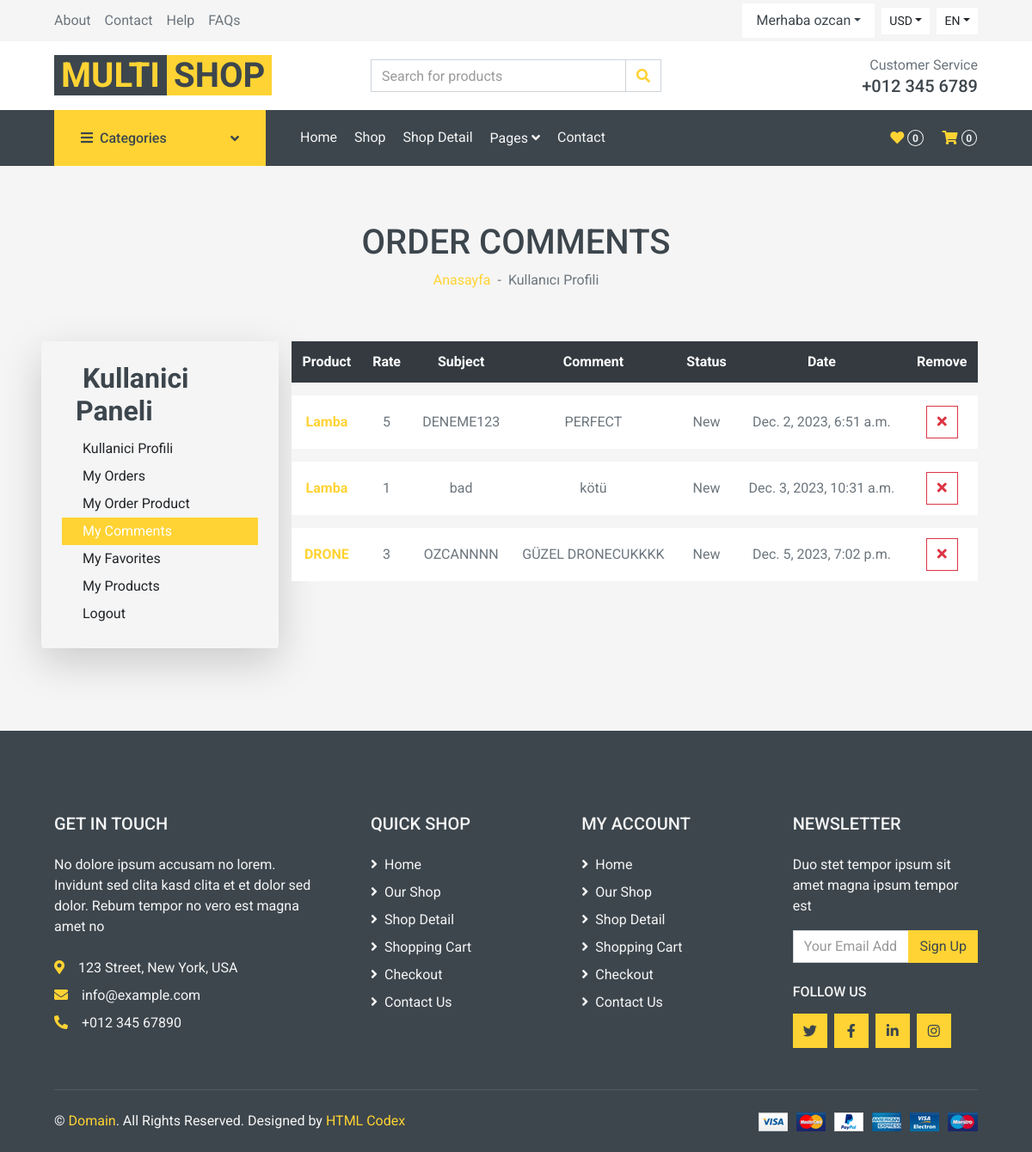
Screenshot of /user/comments (signed in) with the database file from the repository.
### product/models.py (models this page shows, shortened)
class Comment(models.Model):
    STATUS = (
        ('New', 'New'),
        ('True', 'True'),
        ('False', 'False'),
    )
    product=models.ForeignKey(Product,on_delete=models.CASCADE)
    user = models.ForeignKey(User, on_delete=models.CASCADE)
    subject = models.CharField(max_length=50, blank=True)
    comment = models.CharField(max_length=250,blank=True)
    rate = models.IntegerField(default=1)
    ip = models.CharField(max_length=20, blank=True)
    status=models.CharField(max_length=10,choices=STATUS, default='New')
    create_at=models.DateTimeField(auto_now_add=True)
    update_at=models.DateTimeField(auto_now=True)

class Product(models.Model):
    STATUS = (('True', 'Evet'),
            ('False', 'Hayir'), )
    category = models.ForeignKey(Category, on_delete=models.CASCADE) #many to one relation with Category
    title = models.CharField(max_length=150)
    keywords = models.CharField(max_length=255)
    description = models.TextField(max_length=255)
    image = models.ImageField(blank=True, upload_to='images/')
    price= models.FloatField()
    amount = models.IntegerField(default=0)
    detail = models.TextField()
    status = models.CharField(max_length=10,choices=STATUS)
    slug = models.SlugField(null=False, unique=True)
    create_at = models.DateTimeField(auto_now_add=True)
    update_at = models.DateTimeField(auto_now=True)
    def category_tag(self):
        return self.category
    category_tag.short_description = "Kategori"
    def image_tag(self):
        return mark_safe('<img src="{}" height="50"/>'.format(self.image.url))
    image_tag.short_description = 'Image'

### user/views.py (the view)
# urls.py: path('comments', views.user_comments, name='user_comments'),
@login_required(login_url='/login')
def user_comments(request):
    current_user = request.user
    comments = Comment.objects.filter(user_id = current_user.id)
    context = {'comments': comments}
    return render(request, 'user_comments.html', context)

### user/templates/user_comments.html (shortened to what this page needs)
{% extends 'homebase.html' %}
{% block sidebar %} {% include 'sidebar.html' %}  {% endblock %}
{% block body %}
    <div class="container-fluid bg-secondary mb-4">
        <div class="d-flex flex-column align-items-center justify-content-center" style="min-height: 150px">
            <h1 class="font-weight-semi-bold text-uppercase">Order Comments</h1>
            <div class="d-inline-flex">
                <p class="m-0"><a href="/">Anasayfa</a></p>
                <p class="m-0 px-2">-</p>
                <p class="m-0">Kullanıcı Profili</p>
            </div>
        </div>
    </div>
    <div class="container-fluid">
        <div class="row px-xl-5">
            {% include 'user_panel.html' %}
            <div class="col-lg-9 table-responsive mb-5">
                <table class="table table-light table-borderless table-hover text-center mb-0">
                    <thead class="thead-dark">
                        <tr>
                            <th class="align-middle">Product</th>
                            <th class="align-middle">Rate</th>
                            <th class="align-middle">Subject</th>
                            <th class="align-middle">Comment</th>
                            <th class="align-middle">Status</th>
                            <th class="align-middle">Date</th>
                            <th class="align-middle">Remove</th>
                        </tr>
                    <tbody class="align-middle">
                    {% for rs in comments %}
                        <tr class="product_data">
                            <td class="align-middle">
                                <a href="/product_detail/{{ rs.product_id }}/{{ rs.product.slug }}">
                                    <strong> {{ rs.product.title}}</strong>
                                </a>
                            </td>
                            <td class="align-middle">{{ rs.rate }} </td>
                            <td class="align-middle">{{ rs.subject }} </td>
                            <td class="align-middle">{{ rs.comment }} </td>
                            <td class="align-middle">{{ rs.status }} </td>
                            <td class="align-middle">{{ rs.create_at }} </td>
                            <td class="align-middle">
                                <a href="/user/deletecomment/{{ rs.id }}" onclick="return confirm('Will be Delete ! Are you sure?')"><button class="btn btn-outline-danger"><i class="fa fa-times"></i></button></a>
                            </td>
                        </tr>
                    {% endfor %}
                    </tbody>
                </table>
            </div>
        </div>
    </div>
 {% endblock %}

### home/templates/header.html (shortened to what this page needs)
{% load static %}
    <div class="container-fluid">
        <div class="row bg-secondary py-1 px-xl-5">
            <div class="col-lg-6 d-none d-lg-block">
                <div class="d-inline-flex align-items-center h-100">
                    <a class="text-body mr-3" href="">About</a>
                    <a class="text-body mr-3" href="">Contact</a>
                    <a class="text-body mr-3" href="">Help</a>
                    <a class="text-body mr-3" href="">FAQs</a>
                </div>
            </div>
            <div class="col-lg-6 text-center text-lg-right">
                <div class="d-inline-flex align-items-center">
                    <div class="btn-group">
                        {%  if user.id is not None %}
                        <div class="nav-item dropdown btn-light">
                            <a href="#" class="nav-link dropdown-toggle text-dark" data-toggle="dropdown"> Merhaba {{ user.username }}</a>
                        </div>
                        {% else %}
                        <button type="button" class="btn btn-sm btn-light dropdown-toggle" data-toggle="dropdown">My Account</button>
                        <div class="dropdown-menu dropdown-menu-right">
                            <a href="/login" class="dropdown-item" type="button">Sign in</a>
                            <a href="/signup" class="dropdown-item" type="button">Sign up</a>
                        </div>
                        {% endif %}
                    </div>
                    <div class="btn-group mx-2">
                        <button type="button" class="btn btn-sm btn-light dropdown-toggle" data-toggle="dropdown">USD</button>
                    </div>
                    <div class="btn-group">
                        <button type="button" class="btn btn-sm btn-light dropdown-toggle" data-toggle="dropdown">EN</button>
                    </div>
                </div>
            </div>
        </div>
        <div class="row align-items-center bg-light py-3 px-xl-5 d-none d-lg-flex">
            <div class="col-lg-4">
                <a href="/" class="text-decoration-none">
                    <span class="h1 text-uppercase text-primary bg-dark px-2">Multi</span>
                    <span class="h1 text-uppercase text-dark bg-primary px-2 ml-n1">Shop</span>
                </a>
            </div>
            <div class="col-lg-4 col-6 text-left">
                <form action="{% url 'search' %}" method="post">
                    <div class="input-group">
                        <input type="text" class="form-control" name="query" placeholder="Search for products">
                        <div class="input-group-append">
                            <span class="input-group-text bg-transparent text-primary">
                                <i class="fa fa-search"></i>
                            </span>
                        </div>
                    </div>
                </form>
            </div>
            <div class="col-lg-4 col-6 text-right">
                <p class="m-0">Customer Service</p>
                <h5 class="m-0">+012 345 6789</h5>
            </div>
        </div>
    </div>

### rows the page displays
Comment: product "Lamba", rate "5", subject "DENEME123", comment "PERFECT", status "New", create_at "Dec. 2, 2023, 6:51 a.m."
Comment: product "Lamba", rate "1", subject "bad", comment "kötü", status "New", create_at "Dec. 3, 2023, 10:31 a.m."
Comment: product "DRONE", rate "3", subject "OZCANNNN", comment "GÜZEL DRONECUKKKK", status "New", create_at "Dec. 5, 2023, 7:02 p.m."

### other values shown
{{ user.username }} "ozcan"
